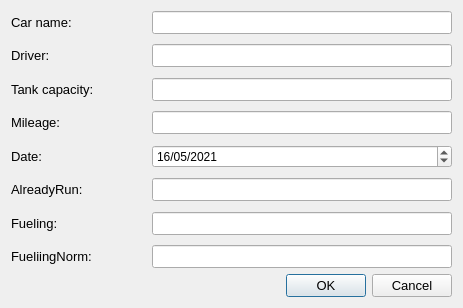
<?xml version="1.0" encoding="UTF-8"?>
<ui version="4.0">
 <class>InsertRecord</class>
 <widget class="QDialog" name="InsertRecord">
  <property name="geometry">
   <rect>
    <x>0</x>
    <y>0</y>
    <width>463</width>
    <height>308</height>
   </rect>
  </property>
  <property name="windowTitle">
   <string>Dialog</string>
  </property>
  <layout class="QGridLayout" name="gridLayout_2">
   <item row="0" column="0">
    <layout class="QGridLayout" name="gridLayout">
     <item row="9" column="0">
      <spacer name="verticalSpacer_5">
       <property name="orientation">
        <enum>Qt::Vertical</enum>
       </property>
       <property name="sizeHint" stdset="0">
        <size>
         <width>20</width>
         <height>40</height>
        </size>
       </property>
      </spacer>
     </item>
     <item row="7" column="0">
      <spacer name="verticalSpacer_4">
       <property name="orientation">
        <enum>Qt::Vertical</enum>
       </property>
       <property name="sizeHint" stdset="0">
        <size>
         <width>20</width>
         <height>40</height>
        </size>
       </property>
      </spacer>
     </item>
     <item row="5" column="0">
      <spacer name="verticalSpacer_3">
       <property name="orientation">
        <enum>Qt::Vertical</enum>
       </property>
       <property name="sizeHint" stdset="0">
        <size>
         <width>20</width>
         <height>40</height>
        </size>
       </property>
      </spacer>
     </item>
     <item row="3" column="0">
      <spacer name="verticalSpacer_2">
       <property name="orientation">
        <enum>Qt::Vertical</enum>
       </property>
       <property name="sizeHint" stdset="0">
        <size>
         <width>20</width>
         <height>40</height>
        </size>
       </property>
      </spacer>
     </item>
     <item row="11" column="0">
      <spacer name="verticalSpacer_6">
       <property name="orientation">
        <enum>Qt::Vertical</enum>
       </property>
       <property name="sizeHint" stdset="0">
        <size>
         <width>20</width>
         <height>40</height>
        </size>
       </property>
      </spacer>
     </item>
     <item row="1" column="0">
      <spacer name="verticalSpacer">
       <property name="orientation">
        <enum>Qt::Vertical</enum>
       </property>
       <property name="sizeHint" stdset="0">
        <size>
         <width>20</width>
         <height>40</height>
        </size>
       </property>
      </spacer>
     </item>
     <item row="0" column="2">
      <spacer name="horizontalSpacer">
       <property name="font">
        <font>
         <pointsize>10</pointsize>
        </font>
       </property>
       <property name="orientation">
        <enum>Qt::Horizontal</enum>
       </property>
       <property name="sizeType">
        <enum>QSizePolicy::Preferred</enum>
       </property>
       <property name="sizeHint" stdset="0">
        <size>
         <width>40</width>
         <height>20</height>
        </size>
       </property>
      </spacer>
     </item>
     <item row="0" column="4">
      <widget class="QLineEdit" name="edit_carName">
       <property name="minimumSize">
        <size>
         <width>250</width>
         <height>0</height>
        </size>
       </property>
       <property name="font">
        <font>
         <pointsize>10</pointsize>
        </font>
       </property>
      </widget>
     </item>
     <item row="0" column="0" colspan="2">
      <widget class="QLabel" name="lbl_carName">
       <property name="font">
        <font>
         <pointsize>10</pointsize>
        </font>
       </property>
       <property name="text">
        <string>Car name:</string>
       </property>
      </widget>
     </item>
     <item row="2" column="0">
      <widget class="QLabel" name="lbl_driver">
       <property name="font">
        <font>
         <pointsize>10</pointsize>
        </font>
       </property>
       <property name="text">
        <string>Driver:</string>
       </property>
      </widget>
     </item>
     <item row="6" column="0">
      <widget class="QLabel" name="lbl_mileage">
       <property name="font">
        <font>
         <pointsize>10</pointsize>
        </font>
       </property>
       <property name="text">
        <string>Mileage:</string>
       </property>
      </widget>
     </item>
     <item row="4" column="0">
      <widget class="QLabel" name="lbl_tankCap">
       <property name="font">
        <font>
         <pointsize>10</pointsize>
        </font>
       </property>
       <property name="text">
        <string>Tank capacity:</string>
       </property>
      </widget>
     </item>
     <item row="8" column="1" colspan="2">
      <spacer name="horizontalSpacer_5">
       <property name="font">
        <font>
         <pointsize>10</pointsize>
        </font>
       </property>
       <property name="orientation">
        <enum>Qt::Horizontal</enum>
       </property>
       <property name="sizeType">
        <enum>QSizePolicy::Preferred</enum>
       </property>
       <property name="sizeHint" stdset="0">
        <size>
         <width>40</width>
         <height>20</height>
        </size>
       </property>
      </spacer>
     </item>
     <item row="2" column="4">
      <widget class="QLineEdit" name="edit_driver">
       <property name="minimumSize">
        <size>
         <width>250</width>
         <height>0</height>
        </size>
       </property>
       <property name="font">
        <font>
         <pointsize>10</pointsize>
        </font>
       </property>
      </widget>
     </item>
     <item row="4" column="1" colspan="2">
      <spacer name="horizontalSpacer_3">
       <property name="font">
        <font>
         <pointsize>10</pointsize>
        </font>
       </property>
       <property name="orientation">
        <enum>Qt::Horizontal</enum>
       </property>
       <property name="sizeType">
        <enum>QSizePolicy::Preferred</enum>
       </property>
       <property name="sizeHint" stdset="0">
        <size>
         <width>40</width>
         <height>20</height>
        </size>
       </property>
      </spacer>
     </item>
     <item row="6" column="1" colspan="2">
      <spacer name="horizontalSpacer_4">
       <property name="font">
        <font>
         <pointsize>10</pointsize>
        </font>
       </property>
       <property name="orientation">
        <enum>Qt::Horizontal</enum>
       </property>
       <property name="sizeType">
        <enum>QSizePolicy::Preferred</enum>
       </property>
       <property name="sizeHint" stdset="0">
        <size>
         <width>40</width>
         <height>20</height>
        </size>
       </property>
      </spacer>
     </item>
     <item row="4" column="4">
      <widget class="QLineEdit" name="edit_tankCap">
       <property name="minimumSize">
        <size>
         <width>250</width>
         <height>0</height>
        </size>
       </property>
       <property name="font">
        <font>
         <pointsize>10</pointsize>
        </font>
       </property>
      </widget>
     </item>
     <item row="2" column="1" colspan="2">
      <spacer name="horizontalSpacer_2">
       <property name="font">
        <font>
         <pointsize>10</pointsize>
        </font>
       </property>
       <property name="orientation">
        <enum>Qt::Horizontal</enum>
       </property>
       <property name="sizeType">
        <enum>QSizePolicy::Preferred</enum>
       </property>
       <property name="sizeHint" stdset="0">
        <size>
         <width>40</width>
         <height>20</height>
        </size>
       </property>
      </spacer>
     </item>
     <item row="10" column="4">
      <widget class="QLineEdit" name="edit_alreadyRun">
       <property name="minimumSize">
        <size>
         <width>250</width>
         <height>0</height>
        </size>
       </property>
       <property name="font">
        <font>
         <pointsize>10</pointsize>
        </font>
       </property>
      </widget>
     </item>
     <item row="12" column="2">
      <spacer name="horizontalSpacer_7">
       <property name="font">
        <font>
         <pointsize>10</pointsize>
        </font>
       </property>
       <property name="orientation">
        <enum>Qt::Horizontal</enum>
       </property>
       <property name="sizeType">
        <enum>QSizePolicy::Preferred</enum>
       </property>
       <property name="sizeHint" stdset="0">
        <size>
         <width>40</width>
         <height>20</height>
        </size>
       </property>
      </spacer>
     </item>
     <item row="10" column="0" colspan="2">
      <widget class="QLabel" name="lbl_alreadyRun">
       <property name="font">
        <font>
         <pointsize>10</pointsize>
        </font>
       </property>
       <property name="text">
        <string>AlreadyRun:</string>
       </property>
      </widget>
     </item>
     <item row="6" column="4">
      <widget class="QLineEdit" name="edit_mileage">
       <property name="minimumSize">
        <size>
         <width>250</width>
         <height>0</height>
        </size>
       </property>
       <property name="font">
        <font>
         <pointsize>10</pointsize>
        </font>
       </property>
      </widget>
     </item>
     <item row="8" column="0">
      <widget class="QLabel" name="lbl_date">
       <property name="font">
        <font>
         <pointsize>10</pointsize>
        </font>
       </property>
       <property name="text">
        <string>Date:</string>
       </property>
      </widget>
     </item>
     <item row="14" column="4">
      <widget class="QLineEdit" name="edit_fuelingNorm">
       <property name="minimumSize">
        <size>
         <width>250</width>
         <height>0</height>
        </size>
       </property>
       <property name="font">
        <font>
         <pointsize>10</pointsize>
        </font>
       </property>
      </widget>
     </item>
     <item row="12" column="0" colspan="2">
      <widget class="QLabel" name="lbl_fuleing">
       <property name="font">
        <font>
         <pointsize>10</pointsize>
        </font>
       </property>
       <property name="text">
        <string>Fueling:</string>
       </property>
      </widget>
     </item>
     <item row="12" column="4">
      <widget class="QLineEdit" name="edit_fueling">
       <property name="minimumSize">
        <size>
         <width>250</width>
         <height>0</height>
        </size>
       </property>
       <property name="font">
        <font>
         <pointsize>10</pointsize>
        </font>
       </property>
      </widget>
     </item>
     <item row="10" column="2">
      <spacer name="horizontalSpacer_6">
       <property name="font">
        <font>
         <pointsize>10</pointsize>
        </font>
       </property>
       <property name="orientation">
        <enum>Qt::Horizontal</enum>
       </property>
       <property name="sizeType">
        <enum>QSizePolicy::Preferred</enum>
       </property>
       <property name="sizeHint" stdset="0">
        <size>
         <width>40</width>
         <height>20</height>
        </size>
       </property>
      </spacer>
     </item>
     <item row="14" column="2">
      <spacer name="horizontalSpacer_8">
       <property name="font">
        <font>
         <pointsize>10</pointsize>
        </font>
       </property>
       <property name="orientation">
        <enum>Qt::Horizontal</enum>
       </property>
       <property name="sizeType">
        <enum>QSizePolicy::Preferred</enum>
       </property>
       <property name="sizeHint" stdset="0">
        <size>
         <width>40</width>
         <height>20</height>
        </size>
       </property>
      </spacer>
     </item>
     <item row="14" column="0" colspan="2">
      <widget class="QLabel" name="lbl_fuelingNorm">
       <property name="font">
        <font>
         <pointsize>10</pointsize>
        </font>
       </property>
       <property name="text">
        <string>FueliingNorm:</string>
       </property>
      </widget>
     </item>
     <item row="8" column="4">
      <widget class="QDateEdit" name="edit_date">
       <property name="displayFormat">
        <string>dd/MM/yyyy</string>
       </property>
       <property name="date">
        <date>
         <year>2021</year>
         <month>5</month>
         <day>16</day>
        </date>
       </property>
      </widget>
     </item>
     <item row="13" column="0">
      <spacer name="verticalSpacer_7">
       <property name="orientation">
        <enum>Qt::Vertical</enum>
       </property>
       <property name="sizeHint" stdset="0">
        <size>
         <width>20</width>
         <height>40</height>
        </size>
       </property>
      </spacer>
     </item>
    </layout>
   </item>
   <item row="1" column="0">
    <widget class="QDialogButtonBox" name="buttonBox">
     <property name="font">
      <font>
       <pointsize>10</pointsize>
      </font>
     </property>
     <property name="orientation">
      <enum>Qt::Horizontal</enum>
     </property>
     <property name="standardButtons">
      <set>QDialogButtonBox::Cancel|QDialogButtonBox::Ok</set>
     </property>
    </widget>
   </item>
  </layout>
 </widget>
 <tabstops>
  <tabstop>edit_carName</tabstop>
  <tabstop>edit_driver</tabstop>
  <tabstop>edit_tankCap</tabstop>
  <tabstop>edit_mileage</tabstop>
  <tabstop>edit_date</tabstop>
  <tabstop>edit_alreadyRun</tabstop>
  <tabstop>edit_fueling</tabstop>
  <tabstop>edit_fuelingNorm</tabstop>
 </tabstops>
 <resources/>
 <connections>
  <connection>
   <sender>buttonBox</sender>
   <signal>accepted()</signal>
   <receiver>InsertRecord</receiver>
   <slot>accept()</slot>
   <hints>
    <hint type="sourcelabel">
     <x>248</x>
     <y>254</y>
    </hint>
    <hint type="destinationlabel">
     <x>157</x>
     <y>274</y>
    </hint>
   </hints>
  </connection>
  <connection>
   <sender>buttonBox</sender>
   <signal>rejected()</signal>
   <receiver>InsertRecord</receiver>
   <slot>reject()</slot>
   <hints>
    <hint type="sourcelabel">
     <x>316</x>
     <y>260</y>
    </hint>
    <hint type="destinationlabel">
     <x>286</x>
     <y>274</y>
    </hint>
   </hints>
  </connection>
 </connections>
</ui>
